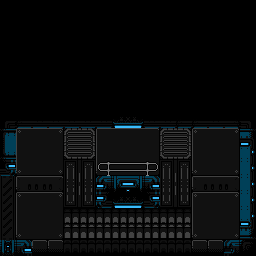

A 2D game scene composited from a Tiled map and its tileset images. What follows is a short description and the map's XML, with each tile layer's data collapsed to a summary:
An orthogonal 16x16 tile map with 16x16 px tiles, 3 tile layers (wall, main, fence), 2 tilesets and 4 objects (2x locker, l_0, b_0).

<map version="1.0" orientation="orthogonal" renderorder="right-down" width="16" height="16" tilewidth="16" tileheight="16" nextobjectid="6">
 <properties>
  <property name="isStart" type="bool" value="true" />
 </properties>
 <tileset firstgid="1" source="../corpus.tsx" />
 <tileset firstgid="12097" source="../../connectors.tsx" />
 <layer name="wall" width="16" height="16">
  <data>[256 cells, 106 non-empty, 38 distinct tile ids]</data>
 </layer>
 <layer name="main" width="16" height="16">
  <data>[256 cells, 38 non-empty, 22 distinct tile ids]</data>
 </layer>
 <objectgroup name="lockers">
  <object id="4" type="locker" x="112" y="144" width="16" height="32" />
  <object id="5" type="locker" x="128" y="144" width="16" height="32" />
 </objectgroup>
 <layer name="fence" width="16" height="16">
  <data>[256 cells, 4 non-empty, 4 distinct tile ids]</data>
 </layer>
 <objectgroup name="connectors">
  <object id="2" type="l_0" gid="12101" x="0" y="176" width="16" height="16">
   <properties>
    <property name="type" type="int" value="0" />
   </properties>
  </object>
  <object id="3" name="B" type="b_0" gid="12100" x="16" y="256" width="16" height="16">
   <properties>
    <property name="type" type="int" value="0" />
   </properties>
  </object>
 </objectgroup>
</map>
